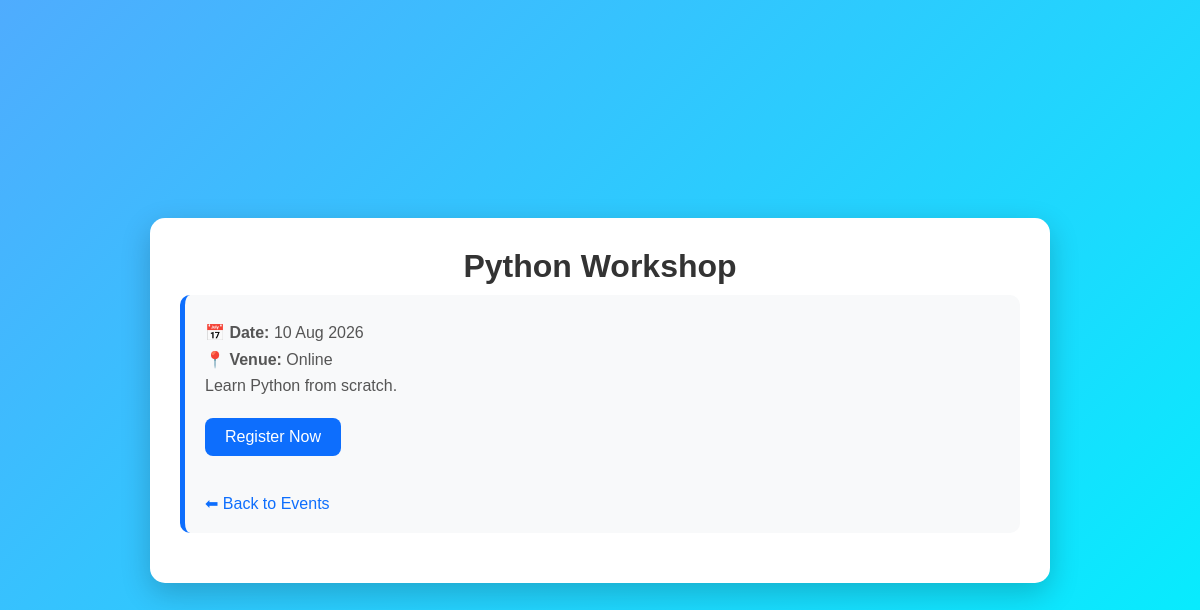
Screenshot of /event/1 with the database file from the repository.
### tables this page shows
CREATE TABLE events(
        id INTEGER PRIMARY KEY AUTOINCREMENT,
        title TEXT,
        date TEXT,
        venue TEXT,
        description TEXT
    );

### app.py (the view)
@app.route("/event/<int:event_id>")
def event(event_id):
    conn = sqlite3.connect("events.db")
    c = conn.cursor()
    c.execute("SELECT * FROM events WHERE id=?", (event_id,))
    event = c.fetchone()
    conn.close()
    return render_template("event.html", event=event)

### templates/event.html (shortened to what this page needs)
<!DOCTYPE html>
<html lang="en">
<head>
    <link rel="stylesheet"
          href="{{ url_for('static', filename='style.css') }}">
</head>
<body>
<div class="container">
    <h1>{{ event[1] }}</h1>
    <div class="card">
        <p><strong>📅 Date:</strong> {{ event[2] }}</p>
        <p><strong>📍 Venue:</strong> {{ event[3] }}</p>
        <p>{{ event[4] }}</p>
        <a href="/register/{{ event[0] }}" class="btn">
            Register Now
        </a>
        <br><br>
        <a href="/" class="back">
            ⬅ Back to Events
        </a>
    </div>
</div>
</body>
</html>

### static/style.css (style rules this page uses)
* { margin:0; padding:0; box-sizing:border-box; font-family:Arial, sans-serif; }
body { background:linear-gradient(135deg,#4facfe,#00f2fe); min-height:100vh; display:flex; justify-content:center; align-items:center; padding:30px; }
.container { width:90%; max-width:900px; background:white; padding:30px; border-radius:15px; box-shadow:0 10px 30px rgba(0,0,0,0.2); }
h1 { text-align:center; margin-bottom:10px; color:#333; }
.card { background:#f8f9fa; border-left:5px solid #0d6efd; padding:20px; margin-bottom:20px; border-radius:10px; }
.card p { margin:8px 0; color:#555; }
.btn { display:inline-block; margin-top:15px; background:#0d6efd; color:white; text-decoration:none; padding:10px 20px; border-radius:8px; transition:.3s; border:none; cursor:pointer; }
.back { display:inline-block; margin-top:20px; text-decoration:none; color:#0d6efd; }

### rows the page displays
events: title "Python Workshop", date "10 Aug 2026", venue "Online", description "Learn Python from scratch."
